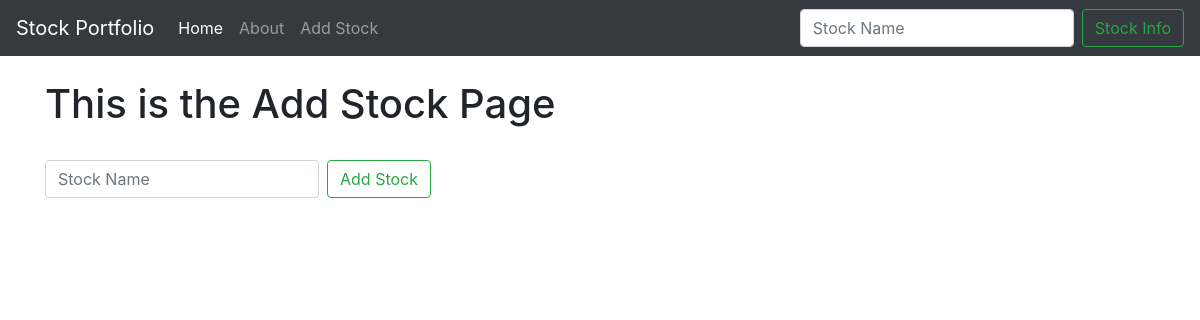
The app's page /add_stock, older data.
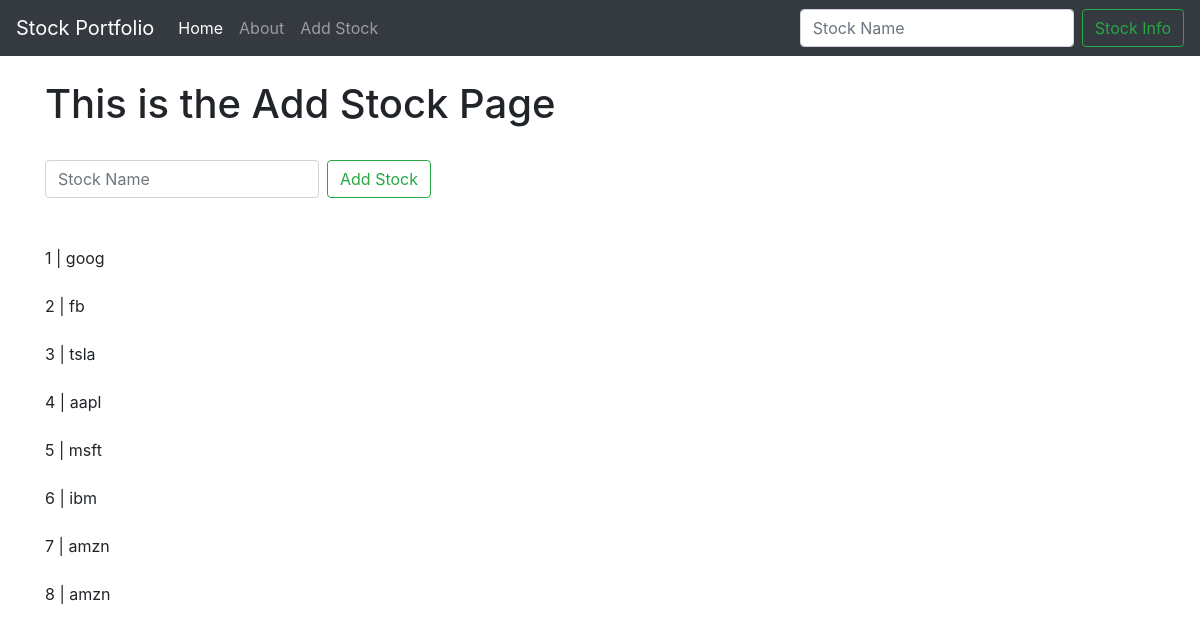
The same page, newer data.
### stockInfo/models.py (models this page shows)
class Stock(models.Model):
    ticker=models.CharField(max_length=10)
    def __str__(self):
        return self.ticker

### stockInfo/views.py (the view)
# urls.py: path('add_stock',views.add_stock,name='add_stock')
def add_stock(request):
    if request.method=='POST':
        form=StockForm(request.POST or None)
        if form.is_valid():
            form.save()
            messages.success(request,("Stock has been added "))
            return redirect('add_stock')
    else:
        ticker=Stock.objects.all()
        return render(request,'add_stock.html',{ 'ticker':ticker })

### stockInfo/templates/add_stock.html (shortened to what this page needs)
{% extends 'base.html' %}
{% block content %}
<h1>This is the Add Stock Page</h1>
<form action="{% url 'add_stock'%}" class="form-inline my-2 my-lg-0" method="POST">
    <input class="form-control mr-sm-2" type="search" placeholder="Stock Name" aria-label="Search" name="ticker">
    <button class="btn btn-outline-success my-2 my-sm-0" type="submit">Add Stock</button>
</form>
<br>
<br>
{% for item in ticker %}
 {{ item.id }} | {{ item }}</br><br>
{% endfor%}
{% endblock %}

### stockInfo/templates/base.html (shortened to what this page needs)
<!doctype html>
<html lang="en">
  <head>
    <link rel="stylesheet" href="https://stackpath.bootstrapcdn.com/bootstrap/4.4.1/css/bootstrap.min.css">
  </head>
  <body>
    <nav class="navbar navbar-expand-lg navbar-dark bg-dark">
        <a class="navbar-brand" href="{% url 'home' %}">Stock Portfolio</a>
        <div class="collapse navbar-collapse" id="navbarSupportedContent">
          <ul class="navbar-nav mr-auto">
            <li class="nav-item active">
              <a class="nav-link" href="{% url 'home' %}">Home <span class="sr-only">(current)</span></a>
            </li>
            <li class="nav-item">
              <a class="nav-link" href="{% url 'about' %}">About</a>
            </li>
            <li class="nav-item">
              <a class="nav-link" href="{% url 'add_stock' %}">Add Stock</a>
            </li>
          </ul>
          <form action="{% url 'home'%}" class="form-inline my-2 my-lg-0" method="POST">
            <input class="form-control mr-sm-2" type="search" placeholder="Stock Name" aria-label="Search" name="ticker">
            <button class="btn btn-outline-success my-2 my-sm-0" type="submit">Stock Info</button>
          </form>
        </div>
      </nav>
    <div class='container'>
        <br>
    {% block content %}
    {% endblock %}
    </div>
  </body>
</html>

Row changes from the older to the newer data that the page shows:
added Stock: id "1", ticker "goog"
added Stock: id "2", ticker "fb"
added Stock: id "3", ticker "tsla"
added Stock: id "4", ticker "aapl"
added Stock: id "5", ticker "msft"
added Stock: id "6", ticker "ibm"
added Stock: id "7", ticker "amzn"
added Stock: id "8", ticker "amzn"
